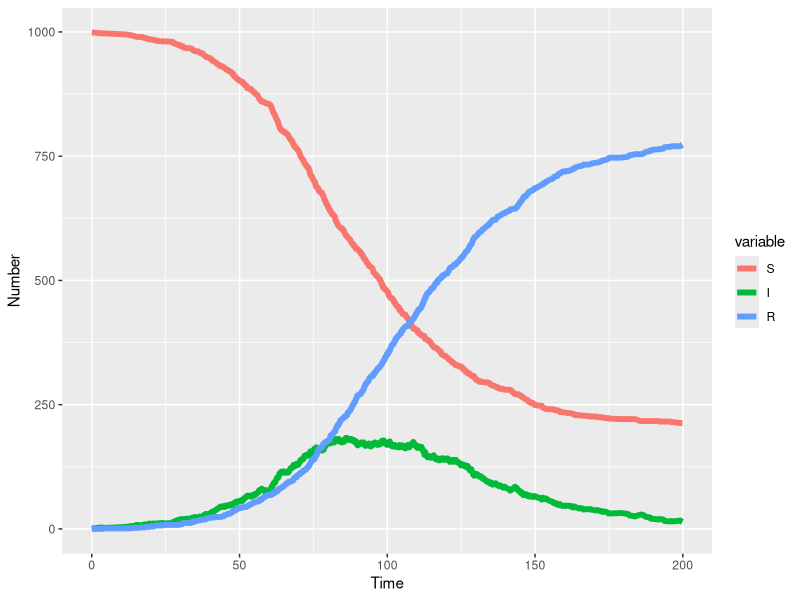

R code for this plot:
library(reshape2)
library(ggplot2)


sir <- function(beta, gamma, N, S0, I0, R0, tf) {
    time <- 0
    S <- S0
    I <- I0
    R <- R0
    ta <- numeric(0)
    Sa <- numeric(0)
    Ia <- numeric(0)
    Ra <- numeric(0)
    while (time < tf) {
        ta <- c(ta, time)
        Sa <- c(Sa, S)
        Ia <- c(Ia, I)
        Ra <- c(Ra, R)
        pf1 <- beta * S * I
        pf2 <- gamma * I
        pf <- pf1 + pf2
        dt <- rexp(1, rate = pf)
        time <- time + dt
        if (time > tf) {
            break
        }
        ru <- runif(1)
        if (ru < (pf1/pf)) {
            S <- S - 1
            I <- I + 1
        } else {
            I <- I - 1
            R <- R + 1
        }
        if (I == 0) {
            break
        }
    }
    results <- data.frame(time = ta, S = Sa, I = Ia, R = Ra)
    return(results)
}

set.seed(42)

sir_out <- sir(0.1/1000,0.05,1000,999,1,0,200)

if(dim(sir_out)[1]==1){
    sir_out <- sir(0.1/1000,0.05,1000,999,1,0,200)
}

head(sir_out)

sir_out_long <- melt(sir_out,"time")

# Plot
ggplot(sir_out_long,aes(x=time,y=value,colour=variable,group=variable)) +
  geom_line(lwd=2) + xlab("Time") + ylab("Number")
